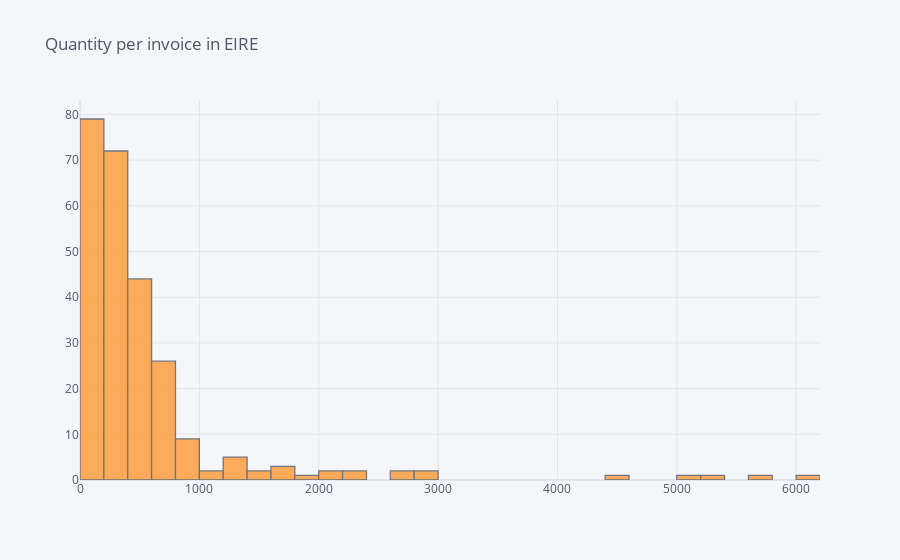
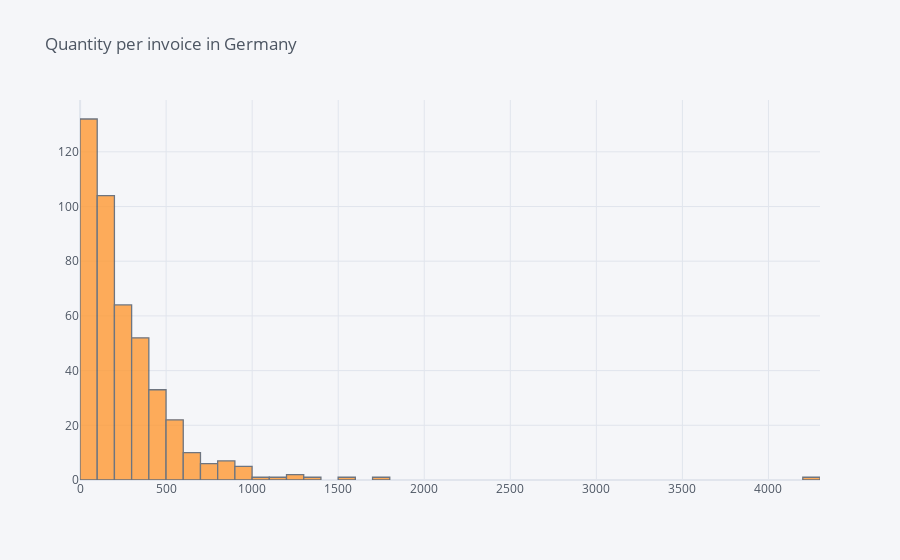
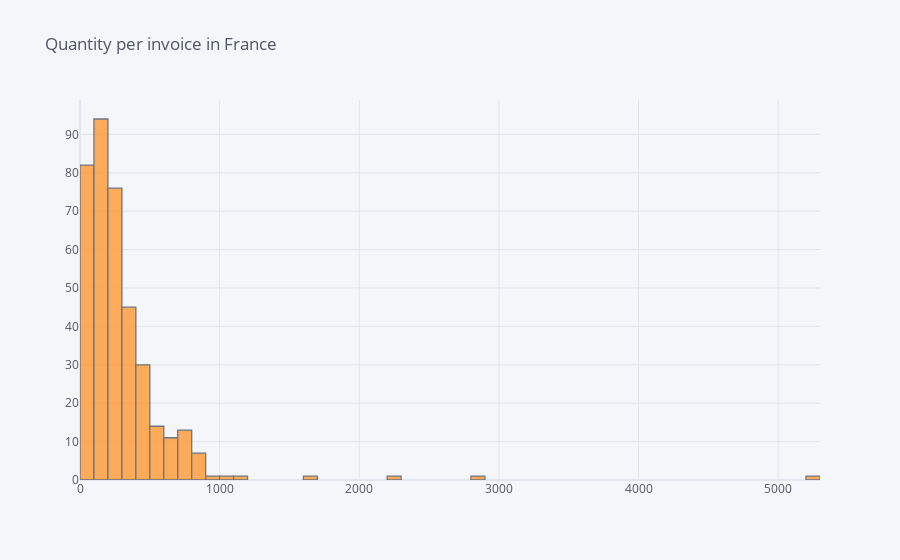
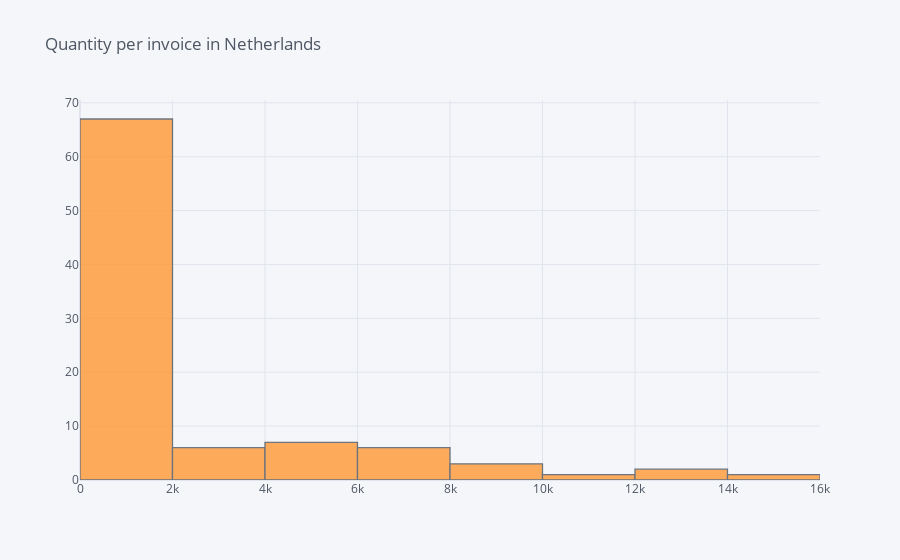

These figures' notebook cell, in order:
### Markdown cell above
## 4. Create a set of interactive histograms showing the distributions of quantity per invoice for the following countries: EIRE, Germany, France, and Netherlands.

### Code cell
countries = ['EIRE', 'Germany', 'France', 'Netherlands']
for country in countries:
    data[data['Country'] == country].groupby(['InvoiceNo'])['Quantity'].sum().iplot(kind = 'hist', title = f'Quantity per invoice in {country}')

### Figure 1 — Plotly figure (JSON) as saved in the notebook; plotly's stock layout.template omitted (floating-point values rounded to 4 significant figures; data arrays with more than 128 entries replaced by an {"elided": "..."} marker saying what was removed)
{"data": [{"histfunc": "count", "histnorm": "", "marker": {"color": "rgba(255, 153, 51, 1.0)", "line": {"color": "#4D5663", "width": 1.3}}, "name": "Quantity", "opacity": 0.8, "orientation": "v", "type": "histogram", "x": {"elided": "256 int values"}}], "layout": {"barmode": "overlay", "legend": {"bgcolor": "#F5F6F9", "font": {"color": "#4D5663"}}, "paper_bgcolor": "#F5F6F9", "plot_bgcolor": "#F5F6F9", "title": {"font": {"color": "#4D5663"}, "text": "Quantity per invoice in EIRE"}, "xaxis": {"gridcolor": "#E1E5ED", "showgrid": true, "tickfont": {"color": "#4D5663"}, "title": {"font": {"color": "#4D5663"}, "text": ""}, "zerolinecolor": "#E1E5ED"}, "yaxis": {"gridcolor": "#E1E5ED", "showgrid": true, "tickfont": {"color": "#4D5663"}, "title": {"font": {"color": "#4D5663"}, "text": ""}, "zerolinecolor": "#E1E5ED"}}}

### Figure 2 — Plotly figure (JSON) as saved in the notebook; plotly's stock layout.template omitted (floating-point values rounded to 4 significant figures; data arrays with more than 128 entries replaced by an {"elided": "..."} marker saying what was removed)
{"data": [{"histfunc": "count", "histnorm": "", "marker": {"color": "rgba(255, 153, 51, 1.0)", "line": {"color": "#4D5663", "width": 1.3}}, "name": "Quantity", "opacity": 0.8, "orientation": "v", "type": "histogram", "x": {"elided": "443 int values"}}], "layout": {"barmode": "overlay", "legend": {"bgcolor": "#F5F6F9", "font": {"color": "#4D5663"}}, "paper_bgcolor": "#F5F6F9", "plot_bgcolor": "#F5F6F9", "title": {"font": {"color": "#4D5663"}, "text": "Quantity per invoice in Germany"}, "xaxis": {"gridcolor": "#E1E5ED", "showgrid": true, "tickfont": {"color": "#4D5663"}, "title": {"font": {"color": "#4D5663"}, "text": ""}, "zerolinecolor": "#E1E5ED"}, "yaxis": {"gridcolor": "#E1E5ED", "showgrid": true, "tickfont": {"color": "#4D5663"}, "title": {"font": {"color": "#4D5663"}, "text": ""}, "zerolinecolor": "#E1E5ED"}}}

### Figure 3 — Plotly figure (JSON) as saved in the notebook; plotly's stock layout.template omitted (floating-point values rounded to 4 significant figures; data arrays with more than 128 entries replaced by an {"elided": "..."} marker saying what was removed)
{"data": [{"histfunc": "count", "histnorm": "", "marker": {"color": "rgba(255, 153, 51, 1.0)", "line": {"color": "#4D5663", "width": 1.3}}, "name": "Quantity", "opacity": 0.8, "orientation": "v", "type": "histogram", "x": {"elided": "379 int values"}}], "layout": {"barmode": "overlay", "legend": {"bgcolor": "#F5F6F9", "font": {"color": "#4D5663"}}, "paper_bgcolor": "#F5F6F9", "plot_bgcolor": "#F5F6F9", "title": {"font": {"color": "#4D5663"}, "text": "Quantity per invoice in France"}, "xaxis": {"gridcolor": "#E1E5ED", "showgrid": true, "tickfont": {"color": "#4D5663"}, "title": {"font": {"color": "#4D5663"}, "text": ""}, "zerolinecolor": "#E1E5ED"}, "yaxis": {"gridcolor": "#E1E5ED", "showgrid": true, "tickfont": {"color": "#4D5663"}, "title": {"font": {"color": "#4D5663"}, "text": ""}, "zerolinecolor": "#E1E5ED"}}}

### Figure 4 — Plotly figure (JSON) as saved in the notebook; plotly's stock layout.template omitted (floating-point values rounded to 4 significant figures)
{"data": [{"histfunc": "count", "histnorm": "", "marker": {"color": "rgba(255, 153, 51, 1.0)", "line": {"color": "#4D5663", "width": 1.3}}, "name": "Quantity", "opacity": 0.8, "orientation": "v", "type": "histogram", "x": [96, 45, 6668, 8210, 6072, 288, 5730, 116, 111, 1116, 8174, 4034, 2940, 275, 151, 169, 722, 103, 1070, 11116, 1208, 636, 700, 426, 200, 72, 924, 12266, 72, 408, 126, 960, 4664, 64, 164, 1038, 1836, 328, 312, 84, 4718, 61, 350, 8998, 424, 1588, 9, 7807, 375, 14730, 992, 288, 4628, 480, 1012, 1, 144, 4951, 6932, 3717, 545, 3, 332, 15, 211, 269, 13392, 3020, 1728, 1780, 660, 29, 3069, 2400, 300, 2454, 216, 62, 6712, 1040, 32, 146, 32, 152, 372, 136, 5760, 200, 1284, 50, 7366, 452, 140]}], "layout": {"barmode": "overlay", "legend": {"bgcolor": "#F5F6F9", "font": {"color": "#4D5663"}}, "paper_bgcolor": "#F5F6F9", "plot_bgcolor": "#F5F6F9", "title": {"font": {"color": "#4D5663"}, "text": "Quantity per invoice in Netherlands"}, "xaxis": {"gridcolor": "#E1E5ED", "showgrid": true, "tickfont": {"color": "#4D5663"}, "title": {"font": {"color": "#4D5663"}, "text": ""}, "zerolinecolor": "#E1E5ED"}, "yaxis": {"gridcolor": "#E1E5ED", "showgrid": true, "tickfont": {"color": "#4D5663"}, "title": {"font": {"color": "#4D5663"}, "text": ""}, "zerolinecolor": "#E1E5ED"}}}
